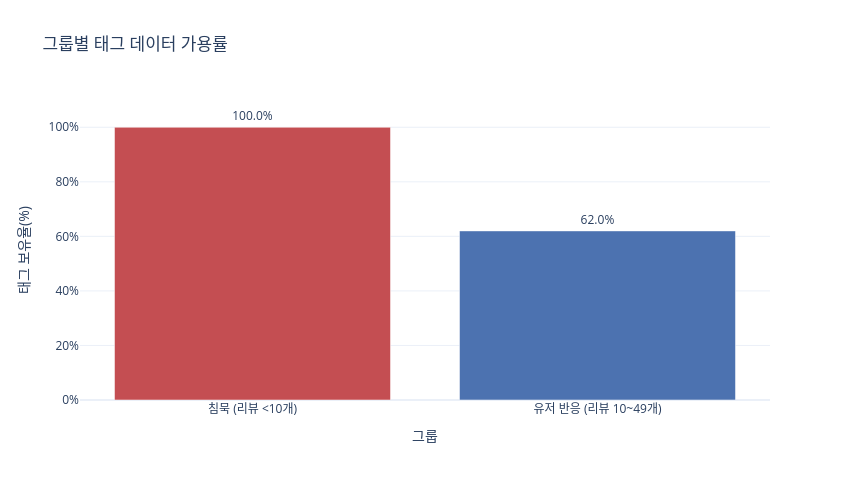

The code cell stored with this chart in its notebook:
### Code cell
fig = px.bar(
    tag_availability,
    x="response_group",
    y="tag_available_rate",
    color="response_group",
    color_discrete_map=GROUP_COLOR,
    text="tag_available_rate",
    title="그룹별 태그 데이터 가용률",
    labels={"response_group": "그룹", "tag_available_rate": "태그 보유율(%)"},
    category_orders={"response_group": GROUP_ORDER},
)
fig.update_traces(texttemplate="%{text:.1f}%", textposition="outside")
fig.update_layout(template="plotly_white", showlegend=False, width=850, height=480, yaxis=dict(ticksuffix="%", range=[0, 110]))
fig.show()

### Figure 1 — Plotly figure (JSON) as saved in the notebook; plotly's stock layout.template omitted (floating-point values rounded to 4 significant figures)
{"data": [{"hovertemplate": "그룹=%{x}<br>태그 보유율(%)=%{text}<extra></extra>", "legendgroup": "침묵 (리뷰 <10개)", "marker": {"color": "#C44E52", "pattern": {"shape": ""}}, "name": "침묵 (리뷰 <10개)", "orientation": "v", "showlegend": true, "text": [100.0], "textposition": "outside", "texttemplate": "%{text:.1f}%", "type": "bar", "x": ["침묵 (리뷰 <10개)"], "xaxis": "x", "y": [100.0], "yaxis": "y"}, {"hovertemplate": "그룹=%{x}<br>태그 보유율(%)=%{text}<extra></extra>", "legendgroup": "유저 반응 (리뷰 10~49개)", "marker": {"color": "#4C72B0", "pattern": {"shape": ""}}, "name": "유저 반응 (리뷰 10~49개)", "orientation": "v", "showlegend": true, "text": [62.0], "textposition": "outside", "texttemplate": "%{text:.1f}%", "type": "bar", "x": ["유저 반응 (리뷰 10~49개)"], "xaxis": "x", "y": [62.0], "yaxis": "y"}], "layout": {"barmode": "relative", "height": 480, "legend": {"title": {"text": "그룹"}, "tracegroupgap": 0}, "showlegend": false, "title": {"text": "그룹별 태그 데이터 가용률"}, "width": 850, "xaxis": {"anchor": "y", "categoryarray": ["침묵 (리뷰 <10개)", "유저 반응 (리뷰 10~49개)"], "categoryorder": "array", "domain": [0, 1], "title": {"text": "그룹"}}, "yaxis": {"anchor": "x", "domain": [0, 1], "range": [0, 110], "ticksuffix": "%", "title": {"text": "태그 보유율(%)"}}}}
